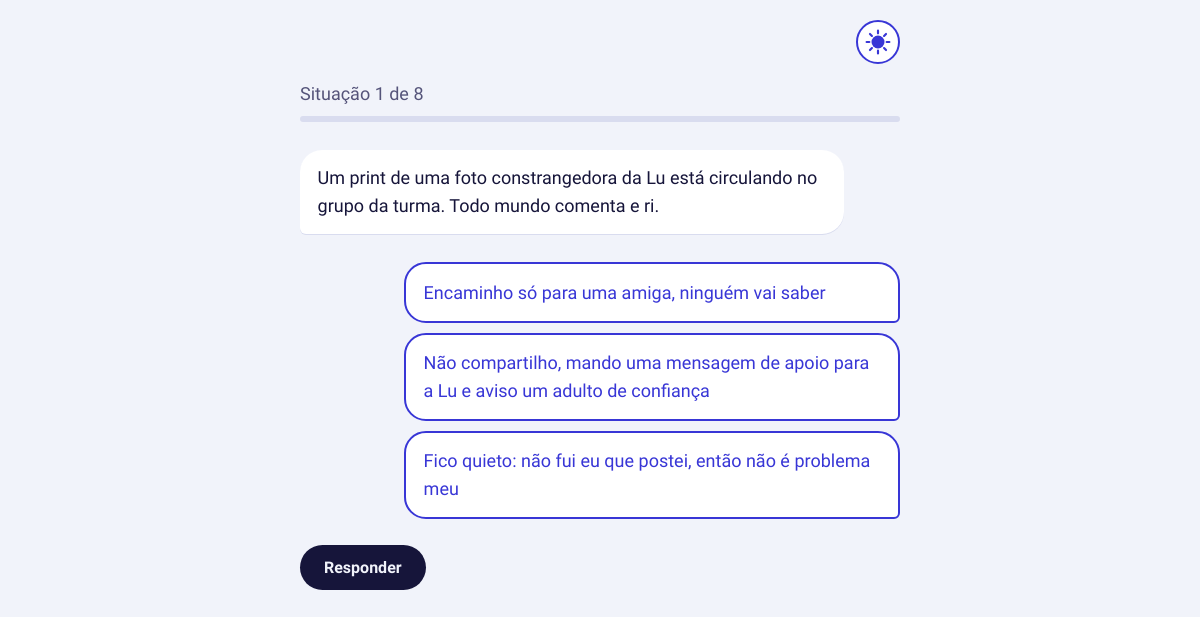
/pergunta/1/, run on the app's committed database.
### quiz/models.py (models this page shows, shortened)
class Question(models.Model):
    text = models.TextField("situação")
    explanation = models.TextField("explicação")
    order = models.PositiveSmallIntegerField("ordem", default=0)
    class Meta:
        ordering = ["order", "id"]
        verbose_name = "pergunta"
        verbose_name_plural = "perguntas"

class Choice(models.Model):
    question = models.ForeignKey(Question, related_name="choices", on_delete=models.CASCADE)
    text = models.CharField("resposta", max_length=300)
    is_correct = models.BooleanField("correta", default=False)
    class Meta:
        ordering = ["id"]
        verbose_name = "alternativa"
        verbose_name_plural = "alternativas"

### quiz/views.py (the view)
# urls.py: path("pergunta/<int:n>/", views.question, name="question"),
def question(request, n):
    questions = _questions()
    total = len(questions)
    answers = request.session.setdefault("answers", {})
    first_open = next((i for i, q in enumerate(questions, 1) if str(q.pk) not in answers), total + 1)
    if not 1 <= n <= total:
        return redirect("home")
    if n > first_open:  # não deixa pular perguntas
        return redirect("result" if first_open > total else "question", **({} if first_open > total else {"n": first_open}))
    q = questions[n - 1]
    if request.method == "POST" and str(q.pk) not in answers:
        choice = next((c for c in q.choices.all() if str(c.pk) == request.POST.get("choice")), None)
        if choice:
            answers[str(q.pk)] = choice.pk
            request.session.modified = True
    chosen_id = answers.get(str(q.pk))
    return render(request, "quiz/question.html", {
        "q": q, "n": n, "total": total,
        "percent": round((n - 1 + bool(chosen_id)) / total * 100),
        "chosen_id": chosen_id,
        "is_last": n == total,
        "next_n": n + 1,
        "missing": request.method == "POST" and not chosen_id,
    })

### quiz/views.py (called while the page is built)
def _questions():
    return list(Question.objects.prefetch_related("choices"))

### quiz/templates/quiz/question.html (shortened to what this page needs)
{% extends "quiz/base.html" %}
{% block content %}
<p class="muted">Situação {{ n }} de {{ total }}</p>
<div class="progress" role="progressbar" aria-valuenow="{{ percent }}" aria-valuemin="0" aria-valuemax="100">
</div>
<div class="thread">
    <div class="bubble">{{ q.text }}</div>
</div>
{% if chosen_id %}
    {% for c in q.choices.all %}
        <div class="reply done{% if c.is_correct %} ok{% elif c.pk == chosen_id %} bad{% endif %}">
            {% if c.is_correct %}
                <b>Resposta correta{% if c.pk == chosen_id %} (a sua){% endif %}</b>
            {% elif c.pk == chosen_id %}
                <b>A sua resposta</b>
            {% endif %}
            {{ c.text }}
        </div>
    {% endfor %}
    <div class="feedback">
        <h2>Por quê?</h2>
        {{ q.explanation }}
    </div>
    {% if is_last %}
        <a class="btn" href="{% url 'result' %}">Ver resultado</a>
    {% else %}
        <a class="btn" href="{% url 'question' next_n %}">Próxima situação</a>
    {% endif %}
{% else %}
    <form method="post">
        {% for c in q.choices.all %}
            <label class="reply">
                {{ c.text }}
            </label>
        {% endfor %}
        <button class="btn" type="submit">Responder</button>
    </form>
{% endif %}
{% endblock %}

### quiz/templates/quiz/base.html (shortened to what this page needs)
{% load static %}<!doctype html>
<html lang="pt-br">
<head>
  <link rel="stylesheet" href="{% static 'quiz/style.css' %}">
</head>
<body>
  <main class="wrap">
    <header class="bar">
      <button id="theme-toggle" class="theme-toggle" type="button" aria-label="Tema escuro" aria-pressed="false">
      </button>
    </header>
    {% block content %}{% endblock %}
  </main>
</body>
</html>

### quiz/static/quiz/style.css (style rules this page uses)
:root { --bg:#F1F3FA;--ink:#16153A;--muted:#55547A;--indigo:#3836D6;--on-indigo:#fff;--card:#fff;--hover:#E9E9FB; --ok:#0E7C57;--ok-bg:#E6F5EE;--bad:#B3261E;--bad-bg:#FCEBEA;--line:#D9DCEF;--r:22px;color-scheme:light }
* { box-sizing:border-box }
body { margin:0;background:var(--bg);color:var(--ink);font:1.125rem/1.55 "Atkinson Hyperlegible",system-ui,sans-serif }
.wrap { max-width:40rem;margin:0 auto;padding:1.25rem 1.25rem 4rem }
.muted { color:var(--muted);margin:.5rem 0 }
.bar { display:flex;justify-content:flex-end;margin-bottom:1rem }
.theme-toggle { width:44px;height:44px;padding:0;display:grid;place-items:center;border:2px solid var(--indigo); border-radius:50%;background:var(--card);color:var(--indigo);cursor:pointer }
.theme-toggle svg { width:26px;height:26px;overflow:visible;transition:transform .6s cubic-bezier(.4,0,.2,1) }
.thread { display:flex;flex-direction:column;gap:.6rem;margin:1.75rem 0 }
.bubble { background:var(--card);padding:.9rem 1.1rem;border-radius:var(--r) var(--r) var(--r) 6px;max-width:34rem;box-shadow:0 1px 0 var(--line) }
.reply { display:block;position:relative;width:min(100%,31rem);margin:.6rem 0 .6rem auto;padding:.9rem 1.1rem; border:2px solid var(--indigo);color:var(--indigo);background:var(--card);border-radius:var(--r) var(--r) 6px var(--r); font:inherit;text-decoration:none;cursor:pointer }
.progress { height:6px;background:var(--line);border-radius:3px }
.btn { display:inline-block;margin-top:1rem;padding:.8rem 1.5rem;border:0;border-radius:999px;background:var(--ink);color:var(--bg); font:700 1rem "Atkinson Hyperlegible",system-ui,sans-serif;text-decoration:none;cursor:pointer }
@media (prefers-reduced-motion:no-preference) { body,.bubble,.reply,.feedback,.btn,.theme-toggle { transition:background-color .3s,color .3s,border-color .3s } }

### data on the page
Question: text "Um print de uma foto constrangedora da Lu está circulando no grupo da turma. Todo mundo comenta e ri."
Choice: text "Encaminho só para uma amiga, ninguém vai saber"
Choice: text "Não compartilho, mando uma mensagem de apoio para a Lu e aviso um adulto de confiança"
Choice: text "Fico quieto: não fui eu que postei, então não é problema meu"

### other printed values
{{ n }} "1"
{{ total }} "8"
